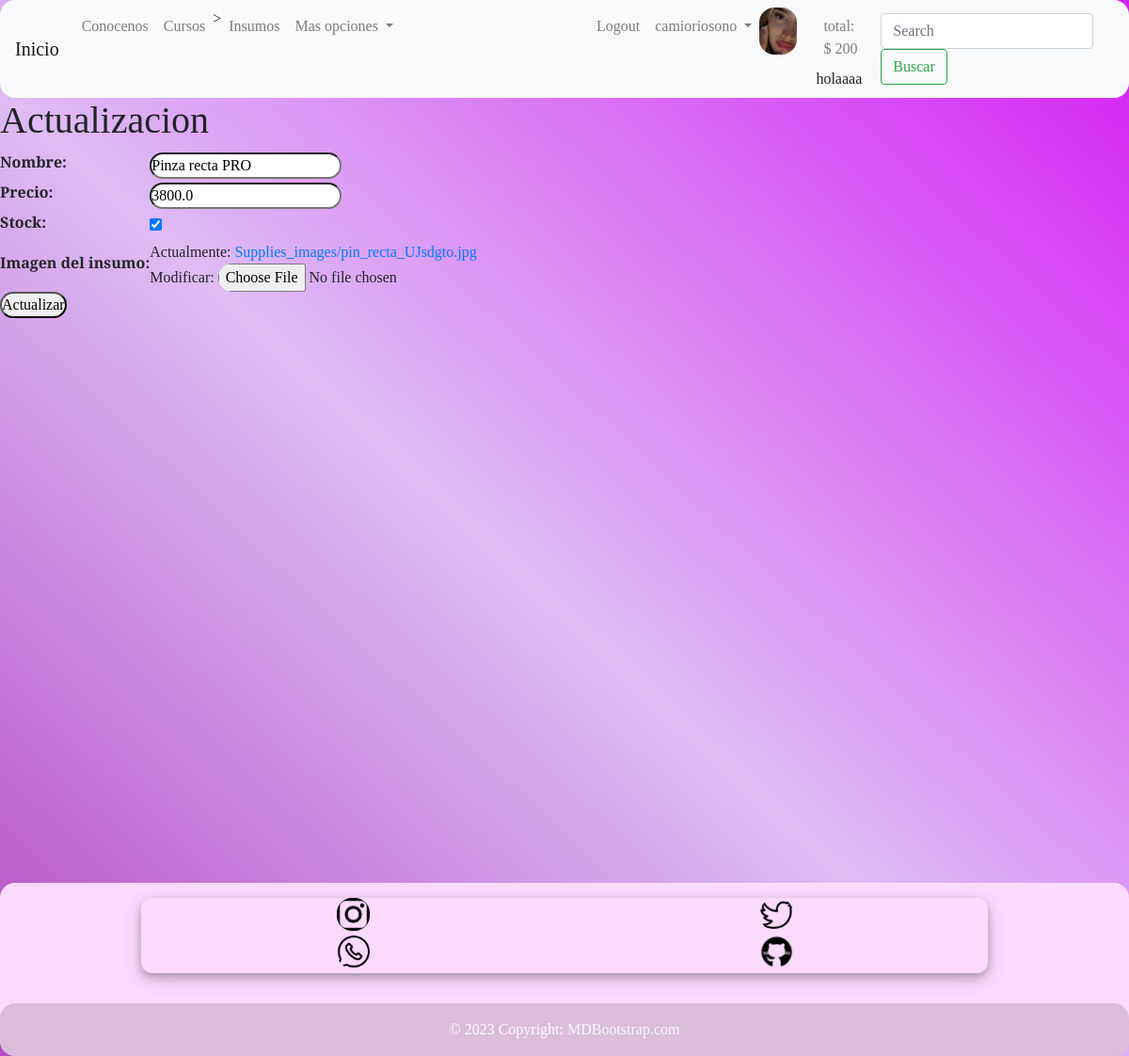
The app's page /supplies/update-supplies/1/ (signed in) with its own data.
### users/models.py (models this page shows, shortened)
class UserProfile(models.Model):
    user = models.OneToOneField(User, on_delete=models.CASCADE, related_name='profile')
    phone = models.CharField(max_length=25, null=True, blank=True)
    birth_date = models.DateField(null=True, blank=True)
    profile_picture = models.ImageField(upload_to='profile_images', null=True, blank=True)

### supplies/models.py (models this page shows, shortened)
class Supplies(models.Model):
    name = models.CharField(max_length=100)
    price = models.FloatField()
    stock = models.BooleanField(default=True)
    supplie_image = models.ImageField(upload_to='Supplies_images',blank=True, null=True)

### supplies/views.py (the view, shortened to what this page needs)
# urls.py: path('update-supplies/<int:pk>/', supplie_update),
def supplie_update(request, pk):
    supplie = Supplies.objects.get(id=pk)
    if request.method == 'GET':
        context = {
            'form': SupplieForm(
                initial={
                    'name':supplie.name,
                    'price':supplie.price,
                    'stock':supplie.stock,
                    'supplie_image':supplie.supplie_image
                }
            )
        }
        return render(request, 'supplies/update_supplie.html', context=context)

### supplies/forms.py
class SupplieForm(forms.Form):
    name = forms.CharField(label='Nombre',max_length=100,required=True)
    price = forms.FloatField(label='Precio',required=True)
    stock = forms.BooleanField(label='Stock',required=False)
    supplie_image= forms.ImageField(label='Imagen del insumo',required=True)

### shoppingcart/context_processor.py (called while the page is built)
def total_trolley(request):
    total=200
    if 'trolley' in request.session:
        for key,value in request.session['trolley'].items():
            total= total +(float(value['price'])* value['amount'])
    return{'total_trolley': total}

### templates/supplies/update_supplie.html (shortened to what this page needs)
{% extends 'base.html' %}
{% block content %}
    <h1> Actualizacion</h1>
    {% if form %}
        <form action="" method="POST"  enctype="multipart/form-data">
            <table>
                {{form.as_table}}
            </table>
            <input type="submit" value="Actualizar">
        </form>
    {% endif %}
{% endblock %}

### templates/base.html (shortened to what this page needs)
<!DOCTYPE html>
<html lang="en">
<head>
    <link rel="stylesheet" href="https://cdn.jsdelivr.net/npm/bootstrap@4.6.2/dist/css/bootstrap.min.css"
>
</head>
<body>
    <header>
        <nav class="navbar navbar-expand-lg navbar-light bg-light" >
            <a class="navbar-brand" href="/">Inicio</a>
            <div class="collapse navbar-collapse" id="navbarScroll">
                <ul class="navbar-nav mr-auto my-2 my-lg-0 navbar-nav-scroll" style="max-height: 150px;">
                    <li class="nav-item">
                    <a class="nav-link" href='/about/'> Conocenos</a>
                    </li>
                    <li class="nav-item">
                    <a class="nav-link" href="/workshops/list-workshops/">Cursos</a>
                    </li>>
                    <li class="nav-item">
                        <a class="nav-link" href="/supplies/list-supplies/">Insumos</a>
                    </li>
                    <li class="nav-item dropdown">
                        <a class="nav-link dropdown-toggle" href="#" role="button" data-toggle="dropdown" aria-expanded="false">
                            Mas opciones
                        </a>
                    <li class="nav-item" style="margin-right: 200px;">
                    {% if request.user.is_authenticated %}
                        <li class="nav-item">
                            <a class="nav-link" href="/users/logout/">Logout</a>
                        </li>
                        <li class="nav-item dropdown">
                            <a class="nav-link dropdown-toggle" href="/users/update/" role="button" data-toggle="dropdown" aria-expanded="false">
                                {{request.user.username}}
                            </a>
                        </li>
                       {% if request.user.profile.profile_picture.url != '' %}
                            <img src="{{ request.user.profile.profile_picture.url}}" alt="profile_picture" width="50px" height="50px" style="margin-right: 20px;">
                        {% endif %}
                    {% endif %}
                   <li class="nav-item" style="margin-right: 10px;">
                            <a class="nav-link" href="/shoppingcart/shop/">total: $ {{total_trolley}}</a>
                        {% include 'shoppingcart/widget.html'%}
                    </li>
                </ul>
                <form class="form-inline my-2 my-lg-0" action="/supplies/list-supplies/" method="GET">
                    <input class="form-control mr-sm-2" type="search" placeholder="Search" aria-label="Search" name="search">
                    <button class="btn btn-outline-success my-2 my-sm-0" type="submit">Buscar</button>
                </form>
            </div>
        </nav>
        </header>
    {% block content %}
    {% endblock %}
    <footer class="bg-muted text-center text-white" style="margin-top:600px;">
        <div class="container p-3 pb-0">
            <section class="mb-3">
            <a href="https://www.instagram.com/"><img src="/media/icons/instagram.ico" width="35" height="35" role="button"></a>
            <a href="https://www.twitter.com/"><img src="/media/icons/twitter.ico" width="35" height="35" role="button"></a>
            <a href="https://www.whatsapp.com/"><img src="/media/icons/whatsapp.ico" width="35" height="35" role="button"></a>
            <a href="https://www.github.com/accccastle/"><img src="/media/icons/github1.png.ico" width="35" height="35" role="button"></a>
            </section>
        </div>
        <div class="text-center p-3" style="background-color: rgba(83, 77, 77, 0.2);">
            © 2023 Copyright:
            <a class="text-light" href="https://mdbootstrap.com/">MDBootstrap.com</a>
        </div>
    </footer>
</body>
</html>

### templates/base.html (style rules this page uses)
* { border-radius: 16px }
* { box-sizing: border-box; padding: 0; margin: 0; }
body { font-family: 'Playfair Display', serif; display: grid; background-color: #491bd4; background-image: linear-gradient(43deg, #b34bc5 0%, #debcf4 46%, #d51df5 100%); align-content: center; min-height: 100vh; }
section { display: grid; grid-template-columns: 1fr 1fr; min-height: 10vh; width: 75vw; margin: 0 auto; box-shadow: 0 4px 8px 0 rgba(0, 0, 0, 0.2), 0 6px 20px 0 rgba(0, 0, 0, 0.19); border-radius: 12px }
body { background-color: rgb(90, 33, 98); }
footer { background-color: rgb(252, 218, 252); }

### records on screen
Supplies: name "Pinza recta PRO", price "3800.0", stock "☑"

### other values on screen
{{ request.user.username }} "camioriosono"
{{ total_trolley }} "200"
